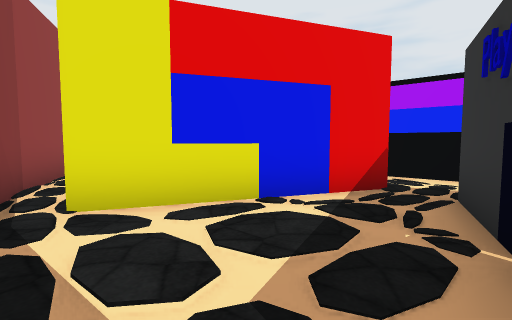
[1] (above)

17 first-person views from a walk through a scene from a Unity 3-D project. The camera is 1.5 m above the floor, tilts 4° down and sees 85° across. The floor is counted in squares, 2 m on a side. Each view is taken from the middle of a square. On the plan, view 1 faces up. The plan holds only what a view shows up to about 10 squares ahead; the rest is blank. The place goes on beyond the plan. Door leaves are left out, so doorways stand open. Some surface patterns are stand-ins.

[2]
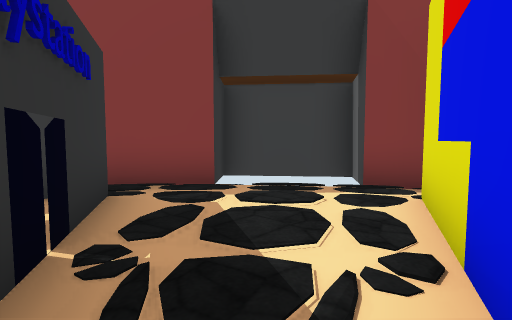

[3]
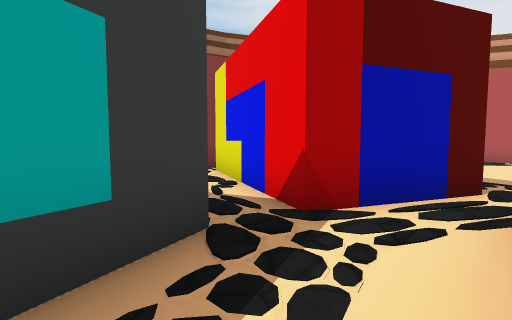

[4]
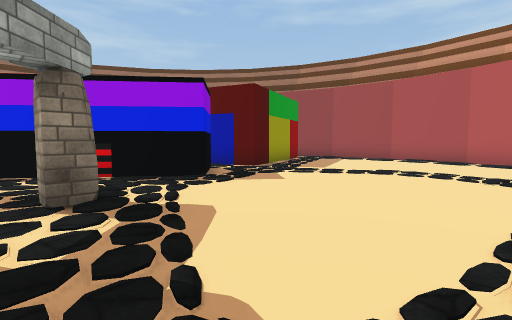

[5]
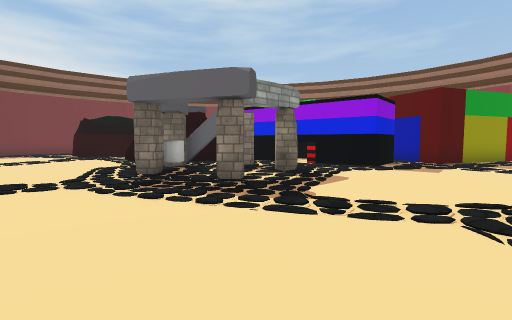

[6]
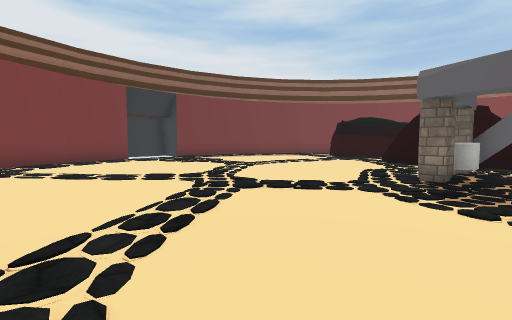

[7]
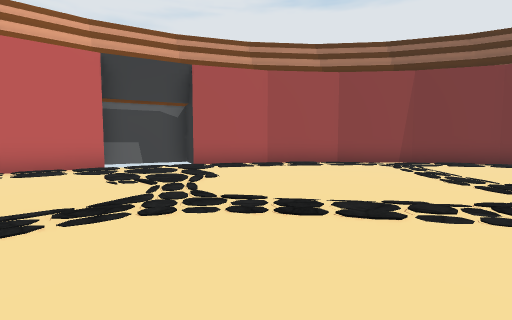

[8]
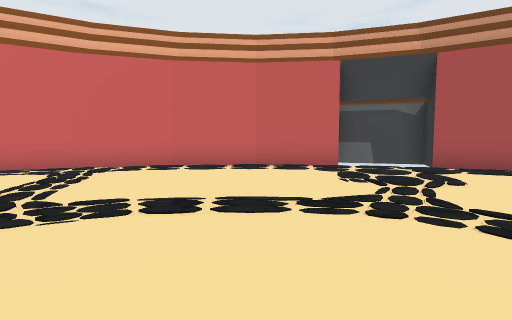

[9]
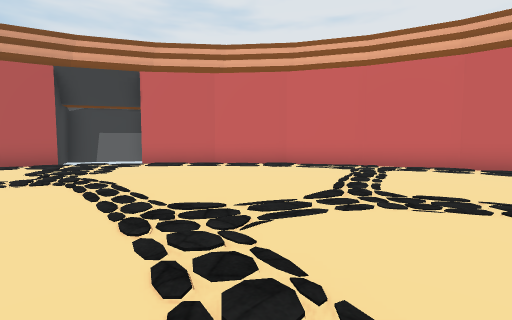

[10]
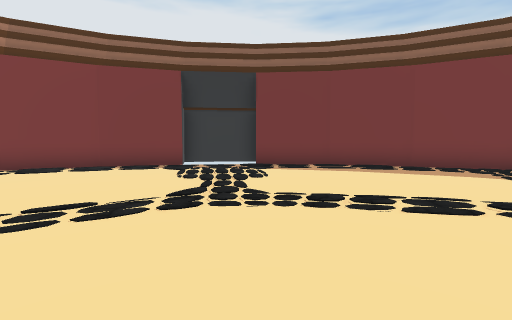

[11]
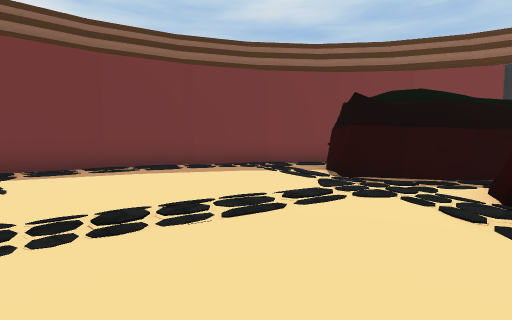

[12]
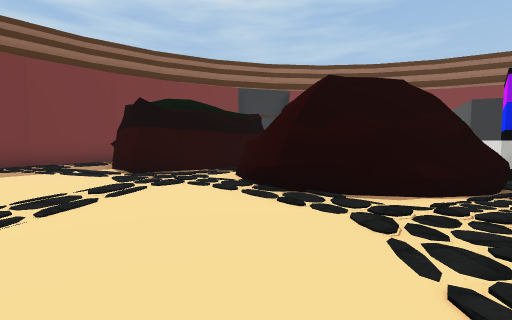

[13]
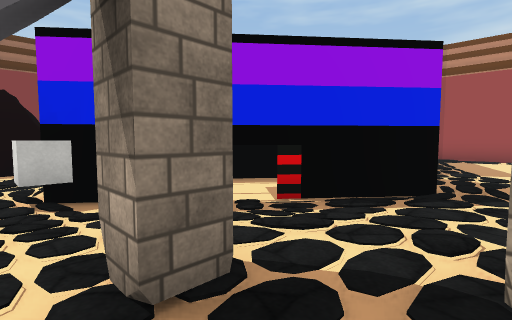

[14]
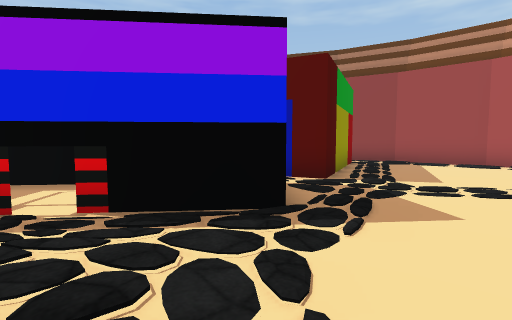

[15]
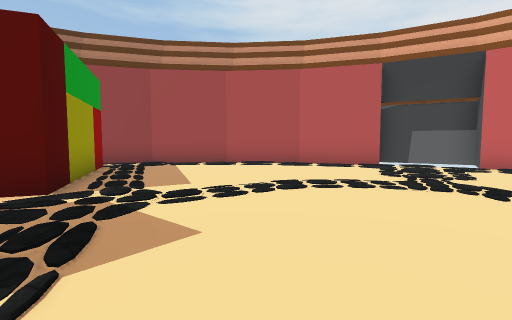

[16]
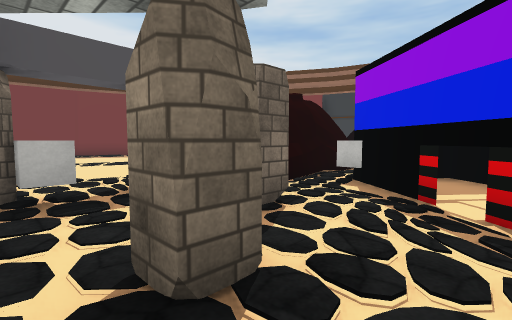

[17]
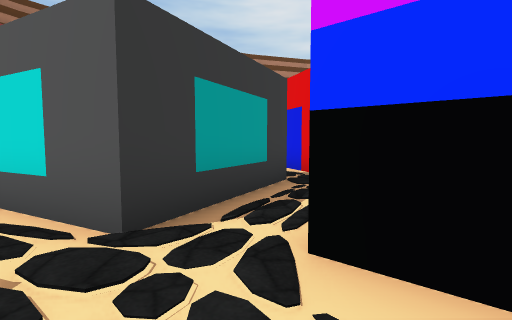

### Floor plan
Key: @ floor where view 1 was taken; # wall or solid block; . floor; / step, stairs or slope; D open door; = window, fence, low wall or low ledge; H house; T thing the floor can be seen under or through; O other object.
Columns run from 5 left of view 1 to 21 right of it. Each row starts with its distance up from view 1.
 22            ########
 21        #####///.. ##
 20      ###...........###
 19     ##/..............##
 18     #.................##
 17   ###..................##
 16  ##.....................#
 15  # .....................#
 14  #......................##
 13  #........//.............#
 12 ##...........//.///......##
 11 #............#/..../.....#
 10 #/..../.......#/..../../..
  9 #/..../....#..O./.........#
  8 #...../..#..#.#...........#
  7 #.....#.##DD.............##
  6 #######.##DD..###........#
  5      ###.###O/#  T.......#
  4   #####.//.#./#  T.=.....#
  3   ##....##/...#   .##...##
  2   #//..D####..    #### .#
  1   # ...#  ######      ###
  0   ###@H
 -1    ####

Where each view was taken, in squares from view 1:
view 1: 0 up, 0 right, facing up
view 2: 4 up, 2 right, facing down-left
view 3: 4 up, 5 right, facing left
view 4: 13 up, 7 right, facing down-left
view 5: 16 up, 7 right, facing down
view 6: 16 up, 8 right, facing down-right
view 7: 13 up, 8 right, facing up-right
view 8: 13 up, 8 right, facing up
view 9: 12 up, 7 right, facing up-left
view 10: 9 up, 11 right, facing right
view 11: 9 up, 12 right, facing down-right
view 12: 10 up, 12 right, facing down
view 13: 9 up, 8 right, facing down-left
view 14: 10 up, 6 right, facing down-left
view 15: 10 up, 5 right, facing left
view 16: 10 up, 5 right, facing down-right
view 17: 3 up, 8 right, facing left
